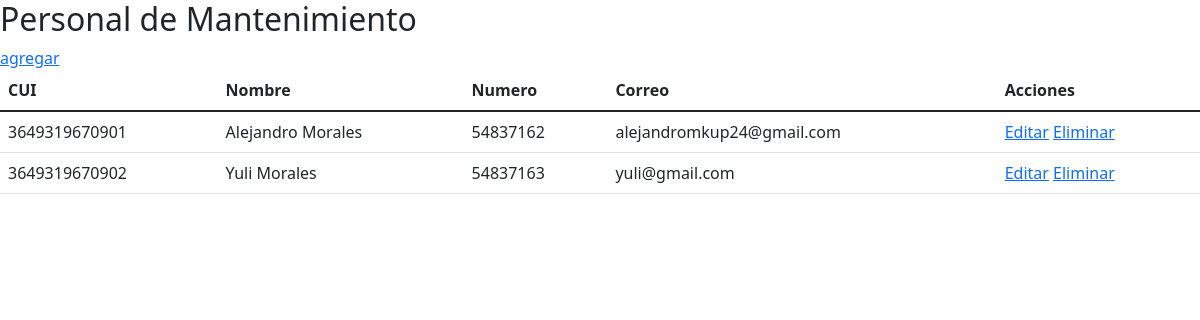
The app's page /mantenimiento/ (signed in), older data.
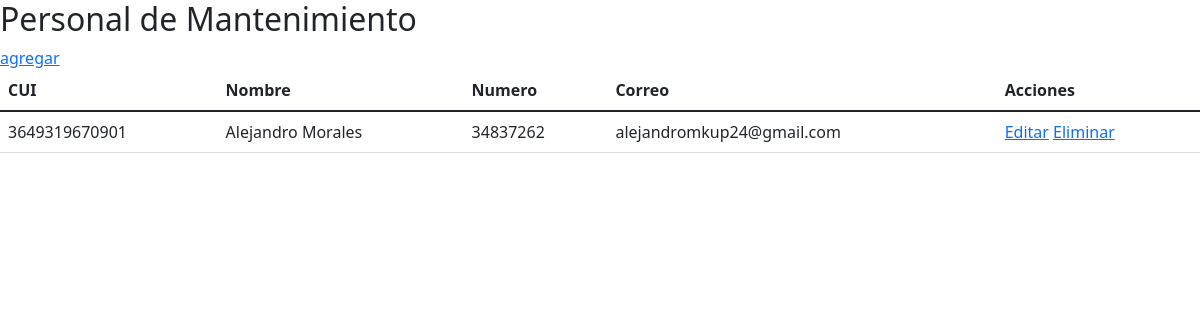
The same page, newer data.
### hostpital/models.py (models this page shows, shortened)
class Mantenimiento(models.Model):
    cui = models.CharField(max_length=100)
    firstName = models.CharField(max_length=100)
    secondName = models.CharField(max_length=100)
    firstSurname = models.CharField(max_length=100)
    secondSurname = models.CharField(max_length=100)
    number = models.CharField(max_length=100)
    email = models.CharField(max_length=100)

### hostpital/views.py (the view)
# urls.py: path('mantenimiento/', views.mantenimiento_list, name='mantenimiento_list'),
@login_required
def mantenimiento_list(request):
    mantenimiento = Mantenimiento.objects.all()
    return render(request, 'hostpital/mantenimiento_list.html', {'mantenimientos': mantenimiento})

### hostpital/templates/hostpital/mantenimiento_list.html (shortened to what this page needs)
<!DOCTYPE html>
<html lang="en">
  <head>
    <link
      href="https://cdn.jsdelivr.net/npm/bootstrap@5.1.3/dist/css/bootstrap.min.css"
      rel="stylesheet"
    />
  </head>
  <body>
    <h2>Personal de Mantenimiento</h2>
    <a href="{% url 'new_mantenimiento'%}">agregar</a>
    <table class="table">
      <thead>
        <tr>
          <th scope="col">CUI</th>
          <th scope="col">Nombre</th>
          <th scope="col">Numero</th>
          <th scope="col">Correo</th>
          <th scope="col">Acciones</th>
        </tr>
      </thead>
      <tbody>
        {% for mant in mantenimientos %}
        <tr>
          <td>{{mant.cui}}</td>
          <td>{{mant.firstName}} {{mant.firstSurname}}</td>
          <td>{{mant.number}}</td>
          <td>{{mant.email}}</td>
          <td><a href="{% url 'mantenimiento_edit' pk=mant.pk %}">Editar</a> <a href="{% url 'mantenimiento_remove' pk=mant.pk %}"">Eliminar</a></td>
        </tr>
        {% endfor %}
      </tbody>
    </table>
  </body>
</html>

Row changes from the older to the newer data that the page shows:
removed Mantenimiento: cui "3649319670902", firstName "Yuli", firstSurname "Morales", number "54837163", email "yuli@gmail.com"
changed Mantenimiento "Alejandro": number "54837162" → "34837262"
